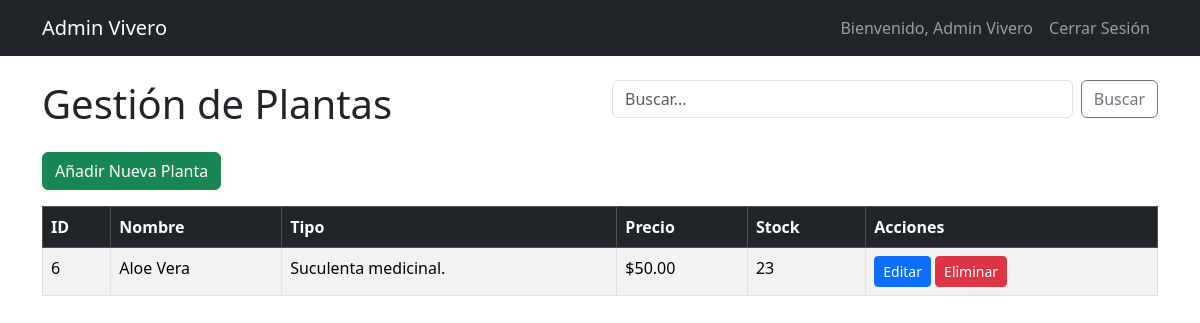
Page /admin/dashboard.php?buscar=Aloe Vera (signed in) on the committed database.
### tables this page shows
CREATE TABLE `plantas` (
  `id` int(11) NOT NULL,
  `nombre_comun` varchar(100) NOT NULL,
  `nombre_cientifico` varchar(100) DEFAULT NULL,
  `descripcion` text DEFAULT NULL,
  `tipo` varchar(50) DEFAULT NULL,
  `cuidados_luz` varchar(100) DEFAULT NULL,
  `cuidados_riego` varchar(100) DEFAULT NULL,
  `precio` decimal(10,2) NOT NULL DEFAULT 0.00,
  `stock` int(11) NOT NULL DEFAULT 0,
  `imagen_url` varchar(255) DEFAULT NULL
);

### models/Planta.php (called while the page is built, shortened)
<?php
class Planta {
    private $conn;
    private $table_name = "plantas";
    public function __construct($db) {
        $this->conn = $db;
    }
    function buscar($keywords) {
        $query = "SELECT * FROM " . $this->table_name . " WHERE nombre_comun LIKE ? ORDER BY nombre_comun ASC";
        $stmt = $this->conn->prepare($query);
        $keywords = htmlspecialchars(strip_tags($keywords));
        $keywords = "%{$keywords}%";
        $stmt->bindParam(1, $keywords);
        $stmt->execute();
        return $stmt;
    }
}
?>

### admin/dashboard.php (the view, shortened to what this page needs)
<?php
include_once '../models/Planta.php';
$database = new Database();
$db = $database->connect();
$planta = new Planta($db);
$keywords = isset($_GET["buscar"]) ? $_GET["buscar"] : "";
if (!empty($keywords)) {
    $stmt = $planta->buscar($keywords);
} else {
    $stmt = $planta->leer();
}
$num = $stmt->rowCount();
?>
<!DOCTYPE html>
<html lang="es">
<head>
    <link href="https://cdn.jsdelivr.net/npm/bootstrap@5.3.2/dist/css/bootstrap.min.css" rel="stylesheet">
</head>
<body>
    <nav class="navbar navbar-expand-lg navbar-dark bg-dark">
        <div class="container">
            <a class="navbar-brand" href="#">Admin Vivero</a>
            <ul class="navbar-nav ms-auto">
                <li class="nav-item">
                    <a class="nav-link">Bienvenido, <?php echo htmlspecialchars($_SESSION['user_nombre']); ?></a>
                </li>
                <li class="nav-item">
                    <a class="nav-link" href="../logout.php">Cerrar Sesión</a>
                </li>
            </ul>
        </div>
    </nav>
    <div class="container mt-4">
        <div class="row mb-3">
            <div class="col-md-6"><h1>Gestión de Plantas</h1></div>
            <div class="col-md-6">
                <form action="dashboard.php" method="GET" class="d-flex">
                    <input class="form-control me-2" type="search" placeholder="Buscar..." name="buscar">
                    <button class="btn btn-outline-secondary" type="submit">Buscar</button>
                </form>
            </div>
        </div>
        <a href="crear_planta.php" class="btn btn-success mb-3">Añadir Nueva Planta</a>
        <table class="table table-bordered table-striped">
            <thead class="table-dark">
                <tr>
                    <th>ID</th><th>Nombre</th><th>Tipo</th><th>Precio</th><th>Stock</th><th>Acciones</th>
                </tr>
            </thead>
            <tbody>
                <?php if ($num > 0): ?>
                    <?php while ($row = $stmt->fetch(PDO::FETCH_ASSOC)): extract($row); ?>
                        <tr>
                            <td><?php echo htmlspecialchars($id); ?></td>
                            <td><?php echo htmlspecialchars($nombre_comun); ?></td>
                            <td><?php echo htmlspecialchars($tipo); ?></td>
                            <td>$<?php echo htmlspecialchars($precio); ?></td>
                            <td><?php echo htmlspecialchars($stock); ?></td>
                            <td>
                                <a href="editar_planta.php?id=<?php echo $id; ?>" class="btn btn-primary btn-sm">Editar</a>
                                <a href="eliminar_planta.php?id=<?php echo $id; ?>" class="btn btn-danger btn-sm">Eliminar</a>
                            </td>
                        </tr>
                    <?php endwhile; ?>
                <?php else: ?>
                    <tr><td colspan="6" class="text-center">No hay plantas registradas.</td></tr>
                <?php endif; ?>
            </tbody>
        </table>
    </div>
</body>
</html>

### rows in the picture
plantas: id "6", nombre_comun "Aloe Vera", tipo "Suculenta medicinal.", precio "50.00", stock "23"

### other values in the picture
$_SESSION['user_nombre'] "Admin Vivero"
